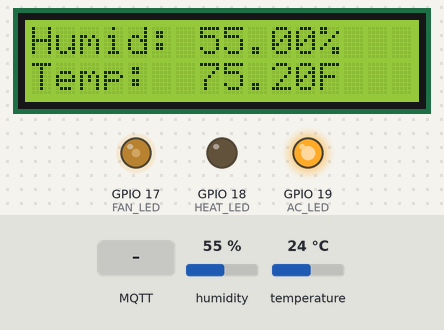
A sketch run on a simulated ESP32. Shown: 16×2 character LCD, output pins drawn as LEDs (lit = HIGH). Inputs (shaded band) come from the test bench; at power-on: humidity 55 %, temperature 24 °C. WiFi joins after 1.5 s; servers stay silent unless stated; no MQTT or app messages arrive unless stated; what the sketch prints to the serial monitor is not drawn.

Above: at 12.3 s.
12.4 s: MQTT message "thermostat/fan" arrives on the second subscribed topic
At 17.0 s:
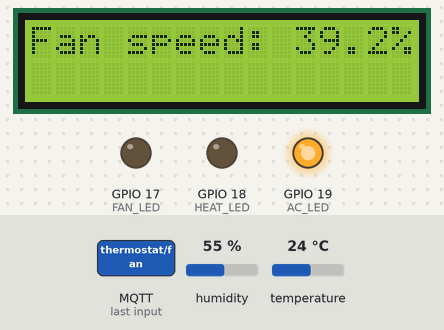
19.6 s: MQTT message "thermostat/fan" arrives on the third subscribed topic
At 23.6 s:
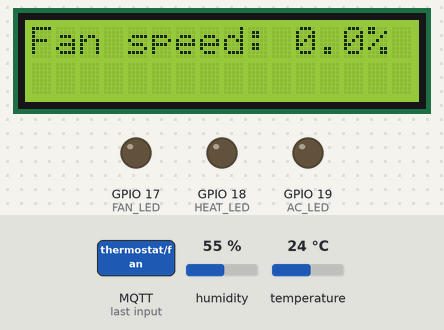
26.7 s: humidity set to 22 %
At 32.8 s:
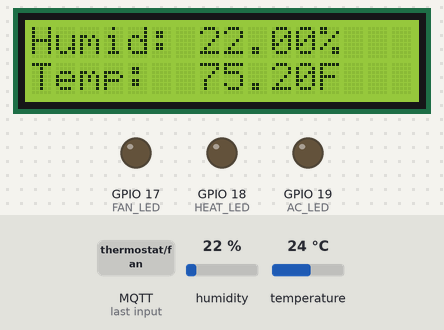
33.7 s: temperature set to 12 °C
At 40.4 s:
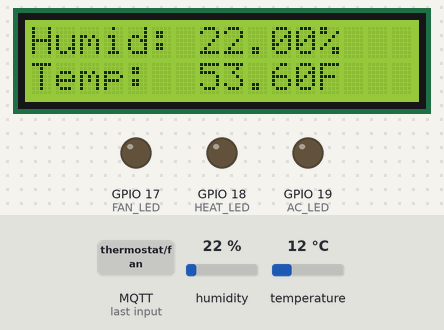
40.7 s: humidity set to 40 %
At 47.2 s:
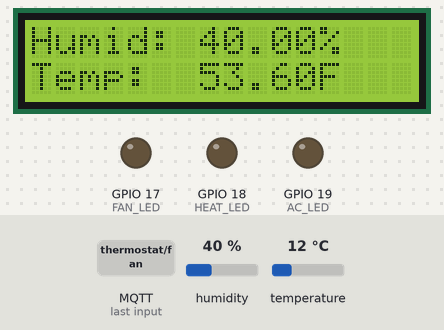
47.8 s: temperature set to 19 °C
At 53.8 s:
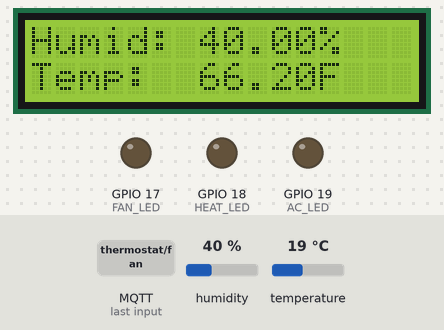
Timing chart, 0 to 55.3 s (numbered marks = the images above; inputs shaded):
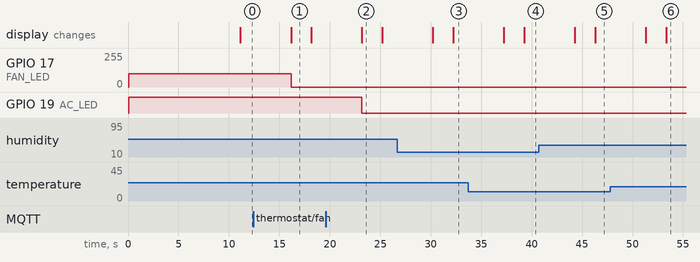

Measured:
- after the input at 12.4 s, GPIO 17 (FAN_LED): 100/255 → 0/255 after 3.8 s
- after the input at 19.6 s, GPIO 19 (AC_LED): HIGH → LOW after 3.6 s
- after the input at 26.7 s, the display: first differs from a run without the input after 5.6 s (image 3)
- after the input at 33.7 s, the display: first differs from a run without the input after 5.6 s (image 4)
- after the input at 40.7 s, the display: first differs from a run without the input after 5.6 s (image 5)
- after the input at 47.8 s, the display: first differs from a run without the input after 5.6 s (image 6)
- what the display in image 1 shows lasts 2.0 s, from 16.2 s to 18.2 s

The sketch:

project_rakan.ino
```cpp
#include "secrets.h"
#include "WiFi.h"
#include <PubSubClient.h>
#include <ArduinoJson.h>
#include <cstring>

#include <WiFiClientSecure.h>

#include <LiquidCrystal.h>
#include <DHT.h>

//Define Pinouts
#define FAN_LED 17
#define HEAT_LED 18
#define AC_LED 19
#define DHTPIN 2
#define DHTTYPE DHT11

//Define AWS Topic
#define AWS_IOT_PUBLISH_TOPIC   "thermostat/pub"
#define AWS_IOT_SUBSCRIBE_TOPIC "thermostat/sub"
#define AWS_IOT_FAN_CONTROL     "thermostat/fan"
#define AWS_IOT_HEATAC_CONTROL  "thermostat/heatAC"

//Define LED On or Off for Heat/AC control
#define LED_ON 255
#define LED_OFF 0

//Global variable
int count = 0;
float humid;
float temp;
float hic;    //Heat index
float fan_speed_per;
int fan_speed = 100;  //Min 0->255 Max LED brightness to simulate fan speed
bool heat, ac;
char* humidity_display = new char[20];
char* temperature_display = new char[20];
char* fan_speed_display = new char[20];

//Setup WifiClientSecure
WiFiClientSecure net = WiFiClientSecure();
PubSubClient client(net);

//Define DHT and LCD pins
DHT dht(DHTPIN,DHTTYPE);
LiquidCrystal lcd(7,8,9,10,11,12);


//Connect online
void connectAWS() {
  WiFi.mode(WIFI_STA);
  WiFi.begin(WIFI_SSID, WIFI_PASSWORD);

  delay(5000);
  Serial.println("Connecting to Wifi");

  while (WiFi.status() != WL_CONNECTED)
  {
    delay(500);
    Serial.print(".");
  }

  //Configure to use AWS IoT Credentials
  net.setCACert(AWS_CERT_CA);
  net.setCertificate(AWS_CERT_CRT);
  net.setPrivateKey(AWS_CERT_PRIVATE);

  //Connect to MQTT Broker on AWS endpoint
  client.setServer(AWS_IOT_ENDPOINT, 8883);

  //Create message handler
  client.setCallback(messageHandler);

  delay(5000);
  Serial.println("Connecting to AWS IoT Core");

  while (!client.connect(THINGNAME))
  {
    Serial.print(".");
    delay(100);
  }

  if (!client.connected())
  {
    Serial.println("AWS IoT Timeout!");
    return;
  }

  //Subscribe to a topic
  client.subscribe(AWS_IOT_SUBSCRIBE_TOPIC);
  client.subscribe(AWS_IOT_FAN_CONTROL);
  client.subscribe(AWS_IOT_HEATAC_CONTROL);
  Serial.println("AWS IoT Connected!");
}

//Output Message to AWS
void publishMessage()
{
  StaticJsonDocument<200> doc;
  doc["humidity"] = humid;
  doc["temperature"] = temp;
  doc["fan_speed_percent"] = fan_speed_per;
  doc["heat"] = heat;
  doc["ac"] = ac;
  doc["ID"] = count;
  char jsonBuffer[512];
  serializeJson(doc, jsonBuffer); //print to client

  client.publish(AWS_IOT_PUBLISH_TOPIC, jsonBuffer);
}

//Handle income message
void messageHandler(char* AWS_topic, byte* payload, unsigned int length)
{
  Serial.print("Incoming: ");
  Serial.println(AWS_topic);
  char* topic = AWS_topic;

  StaticJsonDocument<200> doc;
  deserializeJson(doc, payload);
  const char* message = doc["message"];

  //Match topic
  if (strcmp(topic, "thermostat/fan") == 0)
  {
    fan_speed = doc["fan speed"];
    fan_speed_control(fan_speed);
  }

  if (strcmp(topic, "thermostat/heatAC") == 0)
  {
    int toggle_heat = doc["heat set"];   //ON or OFF
    int toggle_ac   = doc["ac set"];
    heatAC_control(toggle_heat, toggle_ac);
  }
  Serial.println(message);
}

//Control fan speed
void fan_speed_control(int speed)
{
  if (speed > 255)
  {
    fan_speed = 255;
  }
  else if (fan_speed < 0)
  {
    fan_speed = 0;
  }
  analogWrite(FAN_LED,fan_speed);     //Set LED brightness
}

//Heat and AC control for corresponding LEDs
void heatAC_control(int toggle_heat, int toggle_ac)
{
  if (toggle_heat >= 1)
  {
    heat = true;
    analogWrite(HEAT_LED,LED_ON);
  }
  else
  {
    heat = false;
    analogWrite(HEAT_LED,LED_OFF);
  }

  if (toggle_ac >= 1)
  {
    ac = true;
    analogWrite(AC_LED,LED_ON);
  }
  else
  {
    ac = false;
    analogWrite(AC_LED,LED_OFF);
  }
}


//Setup
void setup() {
  lcd.clear();
  lcd.begin(16,2);
  lcd.print("Thermostat");

  pinMode(FAN_LED,OUTPUT);
  analogWrite(FAN_LED,fan_speed);

  pinMode(HEAT_LED,OUTPUT);
  analogWrite(HEAT_LED,LED_OFF);
  heat = false;

  pinMode(AC_LED,OUTPUT);
  analogWrite(AC_LED,LED_ON);
  ac = true;

  Serial.begin(115200);
  connectAWS();

  dht.begin();
  delay(1000);
}

void loop() {
  //Read Humidity & Temperature
  humid = dht.readHumidity();
  temp = dht.readTemperature(true);
  //Increase count to keep track of loop
  if (count >= 10)
  {
    count = 0;
  }
  count++;

  //Check if DHT fails to read
  if (isnan(humid) || isnan(temp)){
    lcd.setCursor(0, 0);
    lcd.print("DHT failed read");
    return;
  }
  //Compute Heat Index
  hic = dht.computeHeatIndex(temp,humid,true);

  //Create message for display
  sprintf(humidity_display, "Humid: %.2f%%   ", humid);
  Serial.println(humidity_display);
  sprintf(temperature_display, "Temp:  %.2fF  ",temp);
  Serial.println(temperature_display);

  //Print message on LCD

  lcd.clear();
  lcd.setCursor(0, 0);
  lcd.print(humidity_display);
  lcd.setCursor(0, 1);
  lcd.print(temperature_display);

  //Calculate fan speed and create message
  fan_speed_per = (fan_speed/255.0f)*100.0f;
  sprintf(fan_speed_display, "Fan speed: %.1f%%", fan_speed_per);
  Serial.println(fan_speed_display);

  delay(5000);
  lcd.clear();
  lcd.setCursor(0, 0);
  lcd.print(fan_speed_display);

  //Send to AWS
  publishMessage();
  client.loop();
  delay(2000);
}
```

secrets.h
```cpp
//This is a blueprint for secrets.h
//Fill these in yourself
#include <pgmspace.h>

#define SECRET
#define THINGNAME "Smart-Thermostat"

const char WIFI_SSID[] = "";            //Wifi name
const char WIFI_PASSWORD[] = "";        //Wifi password
const char AWS_IOT_ENDPOINT[] = "";     //AWS IoT Endpoint address

//Aws Root CA 1
static const char AWS_CERT_CA[] PROGMEM = R"EOF(
-----BEGIN CERTIFICATE-----
-----END CERTIFICATE-----
)EOF";

//Device Certificate
static const char AWS_CERT_CRT[] PROGMEM = R"KEY(
-----BEGIN CERTIFICATE-----
-----END CERTIFICATE-----
)KEY";

//Device Private Key
static const char AWS_CERT_PRIVATE[] PROGMEM = R"KEY(
-----BEGIN RSA PRIVATE KEY-----
-----END RSA PRIVATE KEY-----
)KEY";
```
